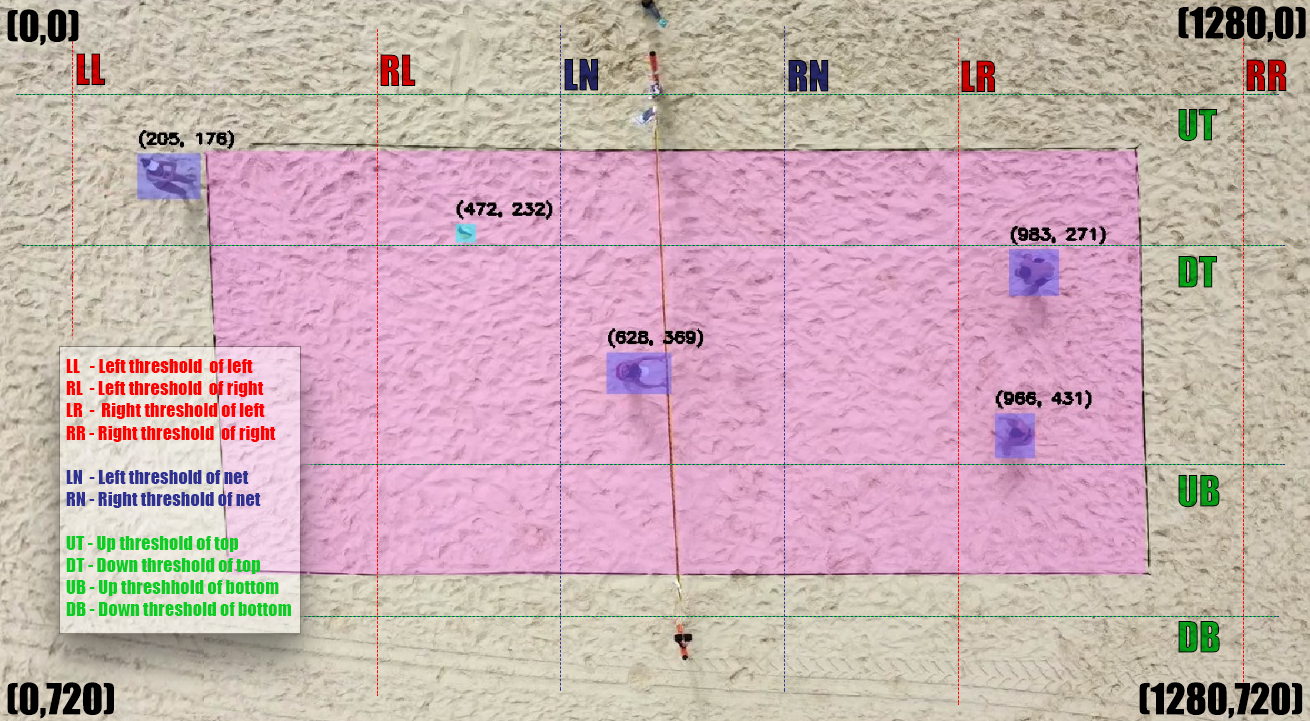
#> input picture OpenCV LinesFilter.PNG, 1310 x 721 px
$ python -i field_detection.py   (imports and definitions only)
#> lines starting #> are read from the running program, lines starting #| are printed output that depends on the picture
import cv2
import numpy as np
from .helper import *
import time

WEIGHT_OF_SCREEN = 1274
HEIGHT_OF_SCREEN = 720


# [317 lines that did not run here, left out]

>>> import cv2
>>> picture = cv2.imread('../OpenCV LinesFilter.PNG', cv2.IMREAD_GRAYSCALE)
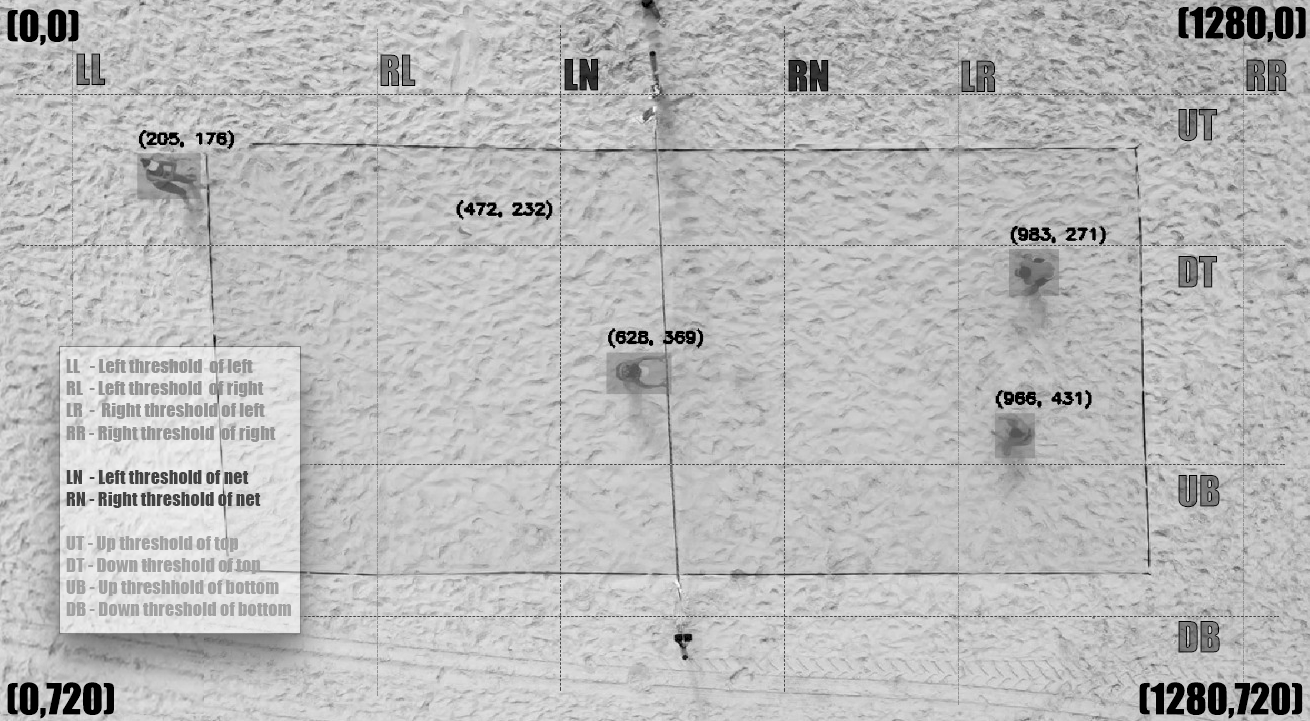
#> picture: shape (721, 1310); min 0, max 253, mean 186
#> (the run stopped early here; a loop or call above may not have finished)
